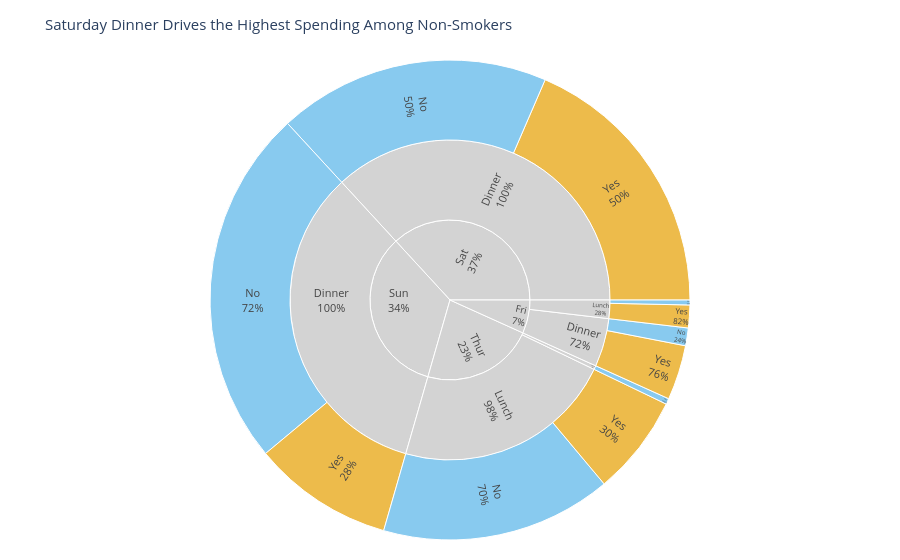

Source (notebook cell):
### Code cell
#Task 2

tips = px.data.tips()

tips_agg = tips.groupby(['day', 'time', 'smoker'])['total_bill'].sum().reset_index()

smoker_colors = {
    'Yes': '#E69F00',  # Orange
    'No': '#56B4E9'    # Blue
}
fig2 = px.sunburst(
    tips_agg,
    path=['day', 'time', 'smoker'],
    values='total_bill',
    color='smoker',
    color_discrete_map=smoker_colors,
    title='Saturday Dinner Drives the Highest Spending Among Non-Smokers'
)
fig2.update_traces(
    textinfo='label+percent parent',
    insidetextorientation='radial'
)

fig2.update_traces(
    marker=dict(
        colors=[
            smoker_colors.get(label, '#D3D3D3') 
            for label in fig2.data[0].labels
        ]
    )
)
fig2.update_layout(
    margin=dict(t=60, l=20, r=20, b=20),
    font=dict(size=11)
)
fig2.show()

### Figure 1 — Plotly figure (JSON) as saved in the notebook; plotly's stock layout.template omitted (floating-point values rounded to 4 significant figures)
{"data": [{"branchvalues": "total", "customdata": [["(?)"], ["(?)"], ["(?)"], ["(?)"], ["(?)"], ["(?)"], ["(?)"], ["(?)"], ["(?)"], ["No"], ["No"], ["No"], ["No"], ["No"], ["No"], ["No"], ["Yes"], ["Yes"], ["Yes"], ["Yes"], ["Yes"]], "domain": {"x": [0, 1], "y": [0, 1]}, "hovertemplate": "labels=%{label}<br>total_bill=%{value}<br>parent=%{parent}<br>id=%{id}<br>smoker=%{customdata[0]}<extra></extra>", "ids": ["Thur", "Sat", "Fri", "Thur/Lunch", "Sun/Dinner", "Sat/Dinner", "Fri/Lunch", "Fri/Dinner", "Sun", "Thur/Dinner", "Fri/Dinner/No", "Thur/Dinner/No", "Sun/Dinner/No", "Sat/Dinner/No", "Fri/Lunch/No", "Thur/Lunch/No", "Sun/Dinner/Yes", "Sat/Dinner/Yes", "Fri/Lunch/Yes", "Fri/Dinner/Yes", "Thur/Lunch/Yes"], "insidetextorientation": "radial", "labels": ["Thur", "Sat", "Fri", "Lunch", "Dinner", "Dinner", "Lunch", "Dinner", "Sun", "Dinner", "No", "No", "No", "No", "No", "No", "Yes", "Yes", "Yes", "Yes", "Yes"], "marker": {"colors": ["#D3D3D3", "#D3D3D3", "#D3D3D3", "#D3D3D3", "#D3D3D3", "#D3D3D3", "#D3D3D3", "#D3D3D3", "#D3D3D3", "#D3D3D3", "#56B4E9", "#56B4E9", "#56B4E9", "#56B4E9", "#56B4E9", "#56B4E9", "#E69F00", "#E69F00", "#E69F00", "#E69F00", "#E69F00"]}, "name": "", "parents": ["", "", "", "Thur", "Sun", "Sat", "Fri", "Fri", "", "Thur", "Fri/Dinner", "Thur/Dinner", "Sun/Dinner", "Sat/Dinner", "Fri/Lunch", "Thur/Lunch", "Sun/Dinner", "Sat/Dinner", "Fri/Lunch", "Fri/Dinner", "Thur/Lunch"], "textinfo": "label+percent parent", "type": "sunburst", "values": [1096.0, 1778.0, 325.9, 1078.0, 1627.0, 1778.0, 89.92, 236.0, 1627.0, 18.78, 57.7, 18.78, 1169.0, 884.8, 15.98, 751.3, 458.3, 893.6, 73.94, 178.3, 326.2]}], "layout": {"font": {"size": 11}, "legend": {"tracegroupgap": 0}, "margin": {"b": 20, "l": 20, "r": 20, "t": 60}, "title": {"text": "Saturday Dinner Drives the Highest Spending Among Non-Smokers"}}}
